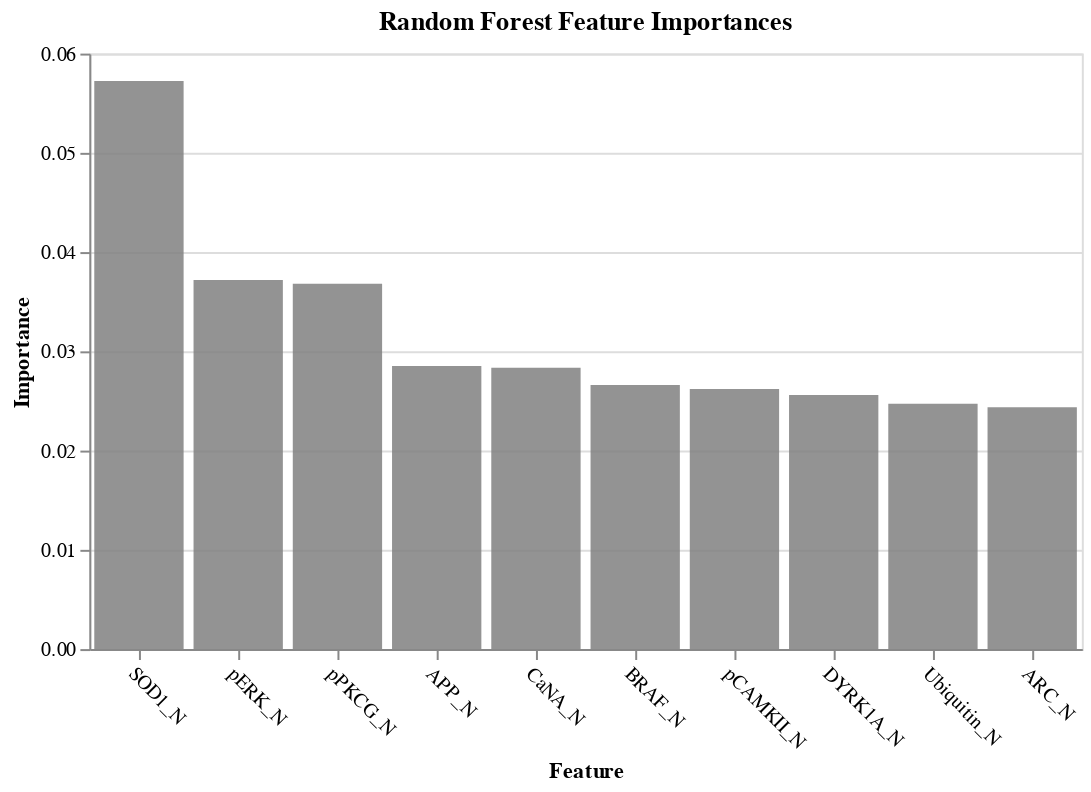

The notebook cell this image was saved under:
### Code cell
plot_imp(best_features_rfi, feature_importances_rfi, 'Random Forest', 'grey')

### Figure 1 — Vega-Lite specification as saved in the notebook (floating-point values rounded to 4 significant figures)
{"config": {"view": {"continuousWidth": 400, "continuousHeight": 300}}, "data": {"name": "data-11b2b9108488e4b0a94450daa8f5f175"}, "mark": {"type": "bar", "color": "grey", "opacity": 0.85}, "encoding": {"x": {"type": "nominal", "axis": {"labelAngle": 45}, "field": "features", "sort": null, "title": "Feature"}, "y": {"type": "quantitative", "field": "importances", "title": "Importance"}}, "title": "Random Forest Feature Importances", "width": 500, "$schema": "https://vega.github.io/schema/vega-lite/v4.8.1.json", "datasets": {"data-11b2b9108488e4b0a94450daa8f5f175": [{"features": "SOD1_N", "importances": 0.05724}, {"features": "pERK_N", "importances": 0.03718}, {"features": "pPKCG_N", "importances": 0.0368}, {"features": "APP_N", "importances": 0.02853}, {"features": "CaNA_N", "importances": 0.02834}, {"features": "BRAF_N", "importances": 0.02661}, {"features": "pCAMKII_N", "importances": 0.02622}, {"features": "DYRK1A_N", "importances": 0.0256}, {"features": "Ubiquitin_N", "importances": 0.02472}, {"features": "ARC_N", "importances": 0.02437}]}}
